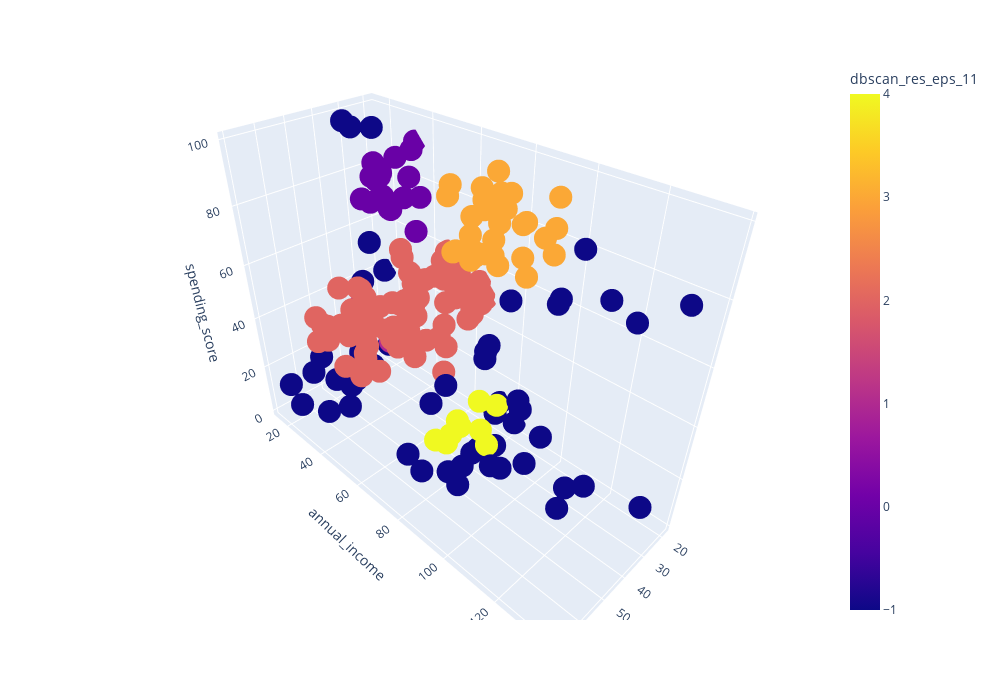

Notebook code cell kept with this figure:
### Markdown cell above
Как видно, алгоритм плохо работает с настройками по умолчанию, поэтому попробуем изменить их.

Большая часть наших данных разрежённые, а чем больше разброс точек в датасете, тем большее значение радиуса вокруг точки (eps) нужно задавать. Так как данные разрежённые, попробуем увеличить значение eps до 11 и визуально оценим результат:

### Code cell
# импортируем DBSCAN-кластеризацию
from sklearn.cluster import DBSCAN

#запускаем кластеризацию на наших данных
dbscan = DBSCAN(eps=11)
clustering_dbscan_res = dbscan.fit_predict(X)
df['dbscan_res_eps_11'] = clustering_dbscan_res

get_3d_visualization(df, 'dbscan_res_eps_11')

### Figure 1 — Plotly figure (JSON) as saved in the notebook; plotly's stock layout.template omitted (floating-point values rounded to 4 significant figures; data arrays with more than 128 entries replaced by an {"elided": "..."} marker saying what was removed)
{"data": [{"hovertemplate": "age=%{x}<br>annual_income=%{y}<br>spending_score=%{z}<br>dbscan_res_eps_11=%{marker.color}<extra></extra>", "legendgroup": "", "marker": {"color": {"elided": "200 int values"}, "coloraxis": "coloraxis", "symbol": "circle"}, "mode": "markers", "name": "", "scene": "scene", "showlegend": false, "type": "scatter3d", "x": {"elided": "200 int values"}, "y": {"elided": "200 int values"}, "z": {"elided": "200 int values"}}], "layout": {"coloraxis": {"colorbar": {"title": {"text": "dbscan_res_eps_11"}}, "colorscale": [[0, "#0d0887"], [0.1111, "#46039f"], [0.2222, "#7201a8"], [0.3333, "#9c179e"], [0.4444, "#bd3786"], [0.5556, "#d8576b"], [0.6667, "#ed7953"], [0.7778, "#fb9f3a"], [0.8889, "#fdca26"], [1, "#f0f921"]]}, "height": 700, "legend": {"tracegroupgap": 0}, "margin": {"t": 60}, "scene": {"domain": {"x": [0, 1], "y": [0, 1]}, "xaxis": {"title": {"text": "age"}}, "yaxis": {"title": {"text": "annual_income"}}, "zaxis": {"title": {"text": "spending_score"}}}, "width": 1000}}
